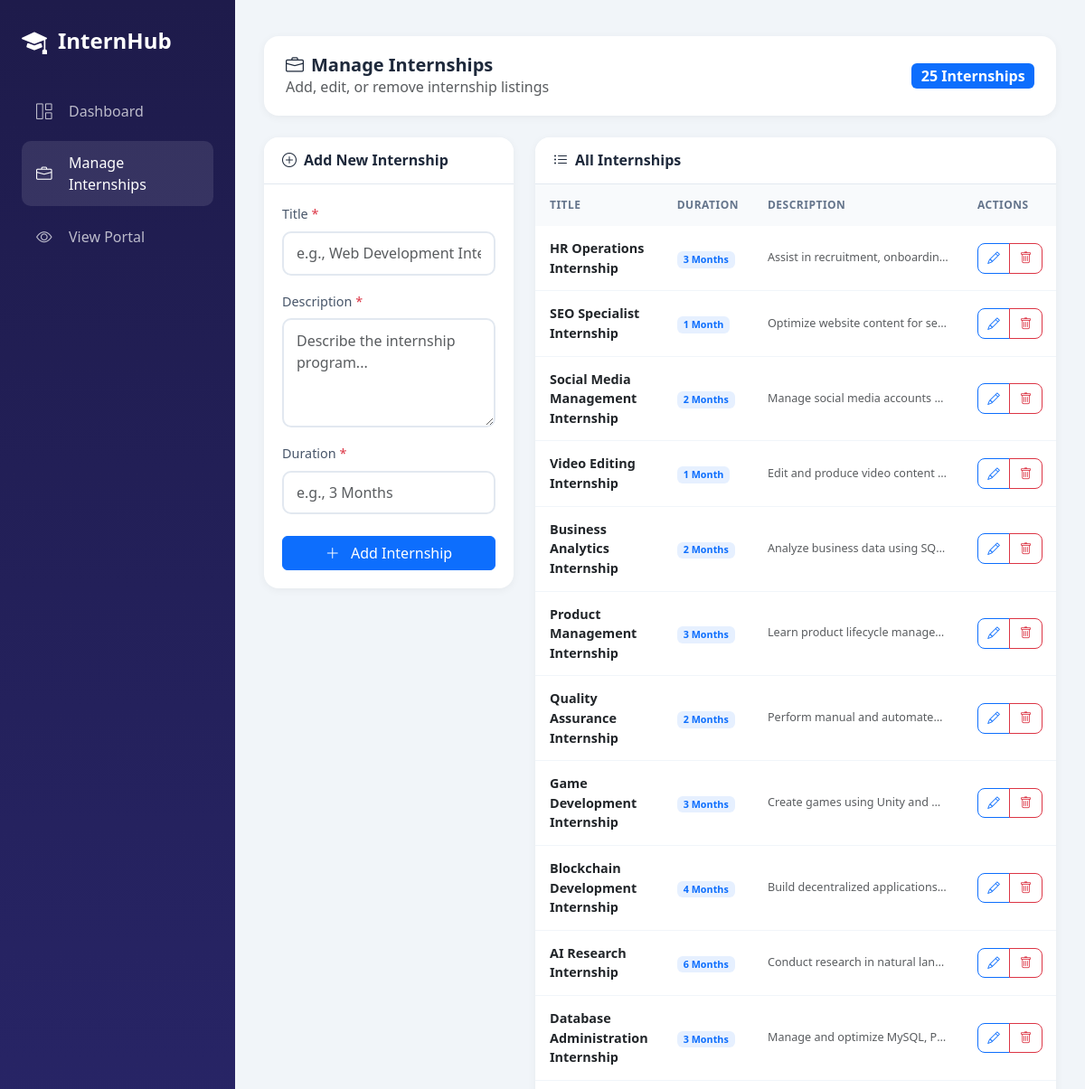
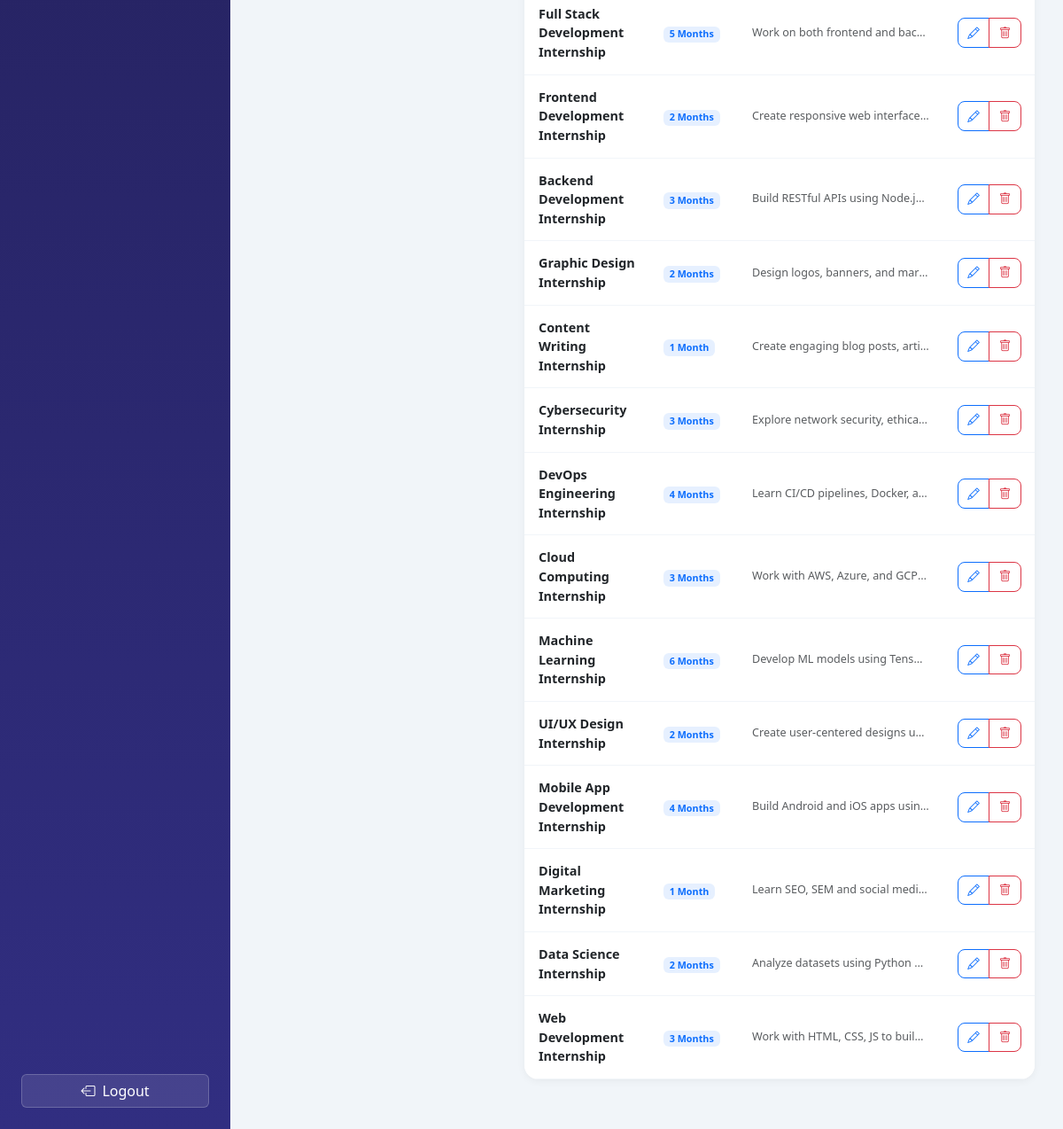
The page /admin/manage_internships.php (signed in) on the database its author committed (2 pictures, top to bottom).
### tables this page shows
CREATE TABLE internships (
  id INT AUTO_INCREMENT PRIMARY KEY,
  title VARCHAR(100),
  description TEXT,
  duration VARCHAR(50)
);

### admin/manage_internships.php (the view, shortened to what this page needs)
<?php
session_start(); require '../includes/db.php';
$editInternship = null;
$internships = $conn->query("SELECT * FROM internships ORDER BY id DESC")->fetchAll();
$internshipCount = count($internships);
?>
<!DOCTYPE html>
<html lang="en">
<head>
  <link rel="stylesheet" href="https://cdn.jsdelivr.net/npm/bootstrap@5.3.0/dist/css/bootstrap.min.css">
  <link rel="stylesheet" href="https://cdn.jsdelivr.net/npm/bootstrap-icons@1.11.0/font/bootstrap-icons.css">
</head>
<body>
  <aside class="sidebar" id="sidebar">
    <div class="sidebar-brand">
      <i class="bi bi-mortarboard-fill"></i>
      <span>InternHub</span>
    </div>
    <ul class="sidebar-nav">
      <li><a href="dashboard.php"><i class="bi bi-grid-1x2"></i><span>Dashboard</span></a></li>
      <li><a href="manage_internships.php" class="active"><i class="bi bi-briefcase"></i><span>Manage Internships</span></a></li>
      <li><a href="../index.php" target="_blank"><i class="bi bi-eye"></i><span>View Portal</span></a></li>
    </ul>
    <div class="sidebar-footer">
      <a href="?logout=1" class="btn"><i class="bi bi-box-arrow-left me-2"></i><span>Logout</span></a>
    </div>
  </aside>
  <main class="main-content">
    <div class="page-header mt-2">
      <div>
        <h1><i class="bi bi-briefcase me-2"></i>Manage Internships</h1>
        <p class="text-muted mb-0">Add, edit, or remove internship listings</p>
      </div>
      <div>
        <span class="badge bg-primary fs-6"><?= $internshipCount ?> Internship<?= $internshipCount != 1 ? 's' : '' ?></span>
      </div>
    </div>
    <div class="row">
      <div class="col-lg-4">
        <div class="form-card">
          <div class="card-header">
            <h5><i class="bi bi-<?= $editInternship ? 'pencil' : 'plus-circle' ?> me-2"></i><?= $editInternship ? 'Edit Internship' : 'Add New Internship' ?></h5>
          </div>
          <div class="card-body">
            <form method="post">
              <div class="mb-3">
                <label class="form-label">Title <span class="text-danger">*</span></label>
                <input type="text" class="form-control" name="title" placeholder="e.g., Web Development Internship"
                       value="<?= $editInternship ? htmlspecialchars($editInternship['title']) : '' ?>" required>
              </div>
              <div class="mb-3">
                <label class="form-label">Description <span class="text-danger">*</span></label>
                <textarea class="form-control" name="description" rows="4" placeholder="Describe the internship program..." required><?= $editInternship ? htmlspecialchars($editInternship['description']) : '' ?></textarea>
              </div>
              <div class="mb-4">
                <label class="form-label">Duration <span class="text-danger">*</span></label>
                <input type="text" class="form-control" name="duration" placeholder="e.g., 3 Months"
                       value="<?= $editInternship ? htmlspecialchars($editInternship['duration']) : '' ?>" required>
              </div>
              <div class="d-grid gap-2">
                <button type="submit" class="btn btn-primary">
                  <i class="bi bi-<?= $editInternship ? 'check-lg' : 'plus-lg' ?> me-2"></i>
                  <?= $editInternship ? 'Update Internship' : 'Add Internship' ?>
                </button>
              </div>
            </form>
          </div>
        </div>
      </div>
      <div class="col-lg-8">
        <div class="table-card">
          <div class="card-header">
            <h5><i class="bi bi-list-ul me-2"></i>All Internships</h5>
          </div>
          <div class="table-responsive">
            <table class="table">
              <thead>
                <tr>
                  <th>Title</th>
                  <th>Duration</th>
                  <th>Description</th>
                  <th>Actions</th>
                </tr>
              </thead>
              <tbody>
                <?php foreach($internships as $intern): $hasInternships = true; ?>
                <tr>
                  <td>
                    <div class="fw-semibold"><?= htmlspecialchars($intern['title']) ?></div>
                  </td>
                  <td>
                    <span class="badge bg-primary bg-opacity-10 text-primary"><?= htmlspecialchars($intern['duration']) ?></span>
                  </td>
                  <td>
                    <small class="text-muted desc-cell d-block"><?= htmlspecialchars(substr($intern['description'], 0, 50)) ?>...</small>
                  </td>
                  <td>
                    <div class="btn-group">
                      <a href="?edit=<?= (int)$intern['id'] ?>" class="btn btn-outline-primary btn-action" title="Edit">
                        <i class="bi bi-pencil"></i>
                      </a>
                      <a href="?delete=<?= (int)$intern['id'] ?>" class="btn btn-outline-danger btn-action"
                         onclick="return confirm('Are you sure you want to delete this internship?')" title="Delete">
                        <i class="bi bi-trash"></i>
                      </a>
                    </div>
                  </td>
                </tr>
                <?php endforeach; ?>
              </tbody>
            </table>
          </div>
        </div>
      </div>
    </div>
  </main>
</body>
</html>

### admin/manage_internships.php (style rules this page uses)
:root { --primary: #6366f1; --primary-dark: #4f46e5; --sidebar: #1e1b4b; --success: #10b981; --warning: #f59e0b; --danger: #ef4444; }
* { font-family: 'Segoe UI', system-ui, -apple-system, sans-serif; box-sizing: border-box; }
body { background: #f1f5f9; overflow-x: hidden; }
.sidebar { position: fixed; left: 0; top: 0; bottom: 0; width: 260px; background: linear-gradient(180deg, var(--sidebar) 0%, #312e81 100%); color: #fff; padding: 1.5rem; z-index: 1000; transition: all 0.3s ease; }
.sidebar-brand { font-size: 1.5rem; font-weight: 700; margin-bottom: 2rem; display: flex; align-items: center; }
.sidebar-brand i { margin-right: 0.75rem; font-size: 1.75rem; }
.sidebar-nav { list-style: none; padding: 0; margin: 0; }
.sidebar-nav li { margin-bottom: 0.5rem; }
.sidebar-nav a { display: flex; align-items: center; padding: 0.75rem 1rem; color: rgba(255,255,255,0.7); text-decoration: none; border-radius: 10px; transition: all 0.2s; }
.sidebar-nav a:hover, .sidebar-nav a.active { background: rgba(255,255,255,0.1); color: #fff; }
.sidebar-nav a i { margin-right: 0.75rem; font-size: 1.1rem; min-width: 1.5rem; }
.sidebar-footer { position: absolute; bottom: 1.5rem; left: 1.5rem; right: 1.5rem; }
.sidebar-footer .btn { width: 100%; background: rgba(255,255,255,0.1); border: 1px solid rgba(255,255,255,0.2); color: #fff; }
.main-content { margin-left: 260px; padding: 2rem; min-height: 100vh; transition: all 0.3s ease; }
.page-header { background: #fff; padding: 1.25rem 1.5rem; border-radius: 16px; margin-bottom: 1.5rem; box-shadow: 0 2px 10px rgba(0,0,0,0.05); display: flex; flex-wrap: wrap; justify-content: space-between; align-items: center; gap: 1rem; }
.page-header h1 { font-size: 1.25rem; font-weight: 700; color: #1e293b; margin: 0; }
.page-header p { margin-bottom: 0; }
.form-card, .table-card { background: #fff; border-radius: 16px; box-shadow: 0 2px 10px rgba(0,0,0,0.05); overflow: hidden; margin-bottom: 1.5rem; }
.card-header { background: #fff; border-bottom: 1px solid #e2e8f0; padding: 1rem 1.25rem; display: flex; flex-wrap: wrap; justify-content: space-between; align-items: center; gap: 0.5rem; }
.card-header h5 { margin: 0; font-weight: 600; color: #1e293b; font-size: 1rem; }
.card-body { padding: 1.25rem; }
.table { margin: 0; }
.table thead th { background: #f8fafc; color: #64748b; font-weight: 600; font-size: 0.75rem; text-transform: uppercase; letter-spacing: 0.5px; padding: 0.875rem 1rem; border: none; white-space: nowrap; }
.table tbody td { padding: 0.875rem 1rem; vertical-align: middle; border-color: #f1f5f9; font-size: 0.9rem; }
.form-label { font-weight: 500; color: #475569; font-size: 0.9rem; }
.form-control { border: 2px solid #e2e8f0; border-radius: 10px; padding: 0.65rem 0.875rem; }
.btn-action { padding: 0.35rem 0.65rem; font-size: 0.85rem; border-radius: 8px; }
.desc-cell { max-width: 200px; overflow: hidden; text-overflow: ellipsis; white-space: nowrap; }

### rows shown on the page
internships: title "HR Operations Internship", duration "3 Months", description "Assist in recruitment, onboardin…"
internships: title "SEO Specialist Internship", duration "1 Month", description "Optimize website content for se…"
internships: title "Social Media Management Internship", duration "2 Months", description "Manage social media accounts…"
internships: title "Video Editing Internship", duration "1 Month", description "Edit and produce video content…"
internships: title "Business Analytics Internship", duration "2 Months", description "Analyze business data using SQ…"
internships: title "Product Management Internship", duration "3 Months", description "Learn product lifecycle manage…"
internships: title "Quality Assurance Internship", duration "2 Months", description "Perform manual and automate…"
internships: title "Game Development Internship", duration "3 Months", description "Create games using Unity and…"
internships: title "Blockchain Development Internship", duration "4 Months", description "Build decentralized applications…"
internships: title "AI Research Internship", duration "6 Months", description "Conduct research in natural lan…"
internships: title "Database Administration Internship", duration "3 Months", description "Manage and optimize MySQL, P…"
internships: title "Full Stack Development Internship", duration "5 Months", description "Work on both frontend and bac…"
internships: title "Frontend Development Internship", duration "2 Months", description "Create responsive web interface…"
internships: title "Backend Development Internship", duration "3 Months", description "Build RESTful APIs using Node.j…"
internships: title "Graphic Design Internship", duration "2 Months", description "Design logos, banners, and mar…"
internships: title "Content Writing Internship", duration "1 Month", description "Create engaging blog posts, arti…"
internships: title "Cybersecurity Internship", duration "3 Months", description "Explore network security, ethica…"
internships: title "DevOps Engineering Internship", duration "4 Months", description "Learn CI/CD pipelines, Docker, a…"
internships: title "Cloud Computing Internship", duration "3 Months", description "Work with AWS, Azure, and GCP…"
internships: title "Machine Learning Internship", duration "6 Months", description "Develop ML models using Tens…"
internships: title "UI/UX Design Internship", duration "2 Months", description "Create user-centered designs u…"
internships: title "Mobile App Development Internship", duration "4 Months", description "Build Android and iOS apps usin…"
internships: title "Digital Marketing Internship", duration "1 Month", description "Learn SEO, SEM and social medi…"
internships: title "Data Science Internship", duration "2 Months", description "Analyze datasets using Python…"
internships: title "Web Development Internship", duration "3 Months", description "Work with HTML, CSS, JS to buil…"

### other values the page prints
$internshipCount "25"
